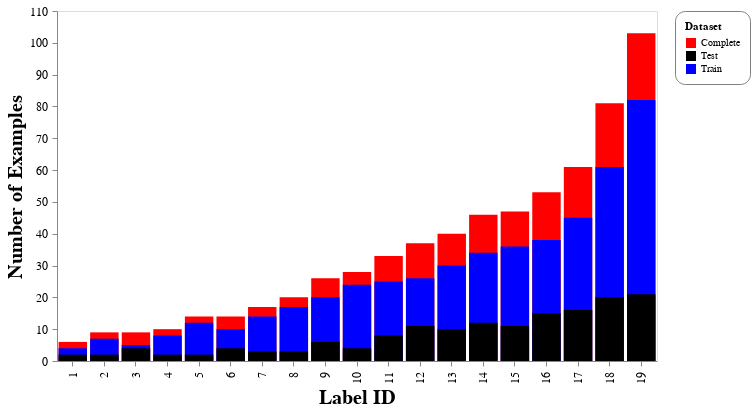

Notebook code for this chart:
### Code cell
chart

### Figure 1 — Vega-Lite specification as saved in the notebook (floating-point values rounded to 4 significant figures)
{"data": {"name": "data-bd348644eb6f464d5a8b3ae22101e5f2"}, "mark": {"type": "bar", "color": "grey"}, "config": {"axis": {"labelFontSize": 12, "labelLimit": 500, "labelPadding": 5, "titleFontSize": 20}, "axisY": {"grid": false}, "header": {"labelFontSize": 15, "titleFontSize": 20}, "legend": {"cornerRadius": 10, "fillColor": "white", "padding": 10, "strokeColor": "gray"}}, "encoding": {"color": {"type": "nominal", "field": "Dataset", "scale": {"range": ["red", "black", "blue"]}}, "x": {"type": "ordinal", "field": "Label", "sort": "ascending", "title": "Label ID"}, "y": {"type": "quantitative", "field": "Sum", "stack": null, "title": "Number of Examples"}}, "height": 350, "resolve": {"scale": {"x": "independent"}}, "width": 600, "$schema": "https://vega.github.io/schema/vega-lite/v4.8.1.json", "datasets": {"data-bd348644eb6f464d5a8b3ae22101e5f2": [{"Label": 1, "Dataset": "Complete", "Sum": 6}, {"Label": 2, "Dataset": "Complete", "Sum": 9}, {"Label": 3, "Dataset": "Complete", "Sum": 9}, {"Label": 4, "Dataset": "Complete", "Sum": 10}, {"Label": 5, "Dataset": "Complete", "Sum": 14}, {"Label": 6, "Dataset": "Complete", "Sum": 14}, {"Label": 7, "Dataset": "Complete", "Sum": 17}, {"Label": 8, "Dataset": "Complete", "Sum": 20}, {"Label": 9, "Dataset": "Complete", "Sum": 26}, {"Label": 10, "Dataset": "Complete", "Sum": 28}, {"Label": 11, "Dataset": "Complete", "Sum": 33}, {"Label": 12, "Dataset": "Complete", "Sum": 37}, {"Label": 13, "Dataset": "Complete", "Sum": 40}, {"Label": 14, "Dataset": "Complete", "Sum": 46}, {"Label": 15, "Dataset": "Complete", "Sum": 47}, {"Label": 16, "Dataset": "Complete", "Sum": 53}, {"Label": 17, "Dataset": "Complete", "Sum": 61}, {"Label": 18, "Dataset": "Complete", "Sum": 81}, {"Label": 19, "Dataset": "Complete", "Sum": 103}, {"Label": 1, "Dataset": "Train", "Sum": 4}, {"Label": 2, "Dataset": "Train", "Sum": 7}, {"Label": 3, "Dataset": "Train", "Sum": 5}, {"Label": 4, "Dataset": "Train", "Sum": 8}, {"Label": 5, "Dataset": "Train", "Sum": 12}, {"Label": 6, "Dataset": "Train", "Sum": 10}, {"Label": 7, "Dataset": "Train", "Sum": 14}, {"Label": 8, "Dataset": "Train", "Sum": 17}, {"Label": 9, "Dataset": "Train", "Sum": 20}, {"Label": 10, "Dataset": "Train", "Sum": 24}, {"Label": 11, "Dataset": "Train", "Sum": 25}, {"Label": 12, "Dataset": "Train", "Sum": 26}, {"Label": 13, "Dataset": "Train", "Sum": 30}, {"Label": 14, "Dataset": "Train", "Sum": 34}, {"Label": 15, "Dataset": "Train", "Sum": 36}, {"Label": 16, "Dataset": "Train", "Sum": 38}, {"Label": 17, "Dataset": "Train", "Sum": 45}, {"Label": 18, "Dataset": "Train", "Sum": 61}, {"Label": 19, "Dataset": "Train", "Sum": 82}, {"Label": 1, "Dataset": "Test", "Sum": 2}, {"Label": 2, "Dataset": "Test", "Sum": 2}, {"Label": 3, "Dataset": "Test", "Sum": 4}, {"Label": 4, "Dataset": "Test", "Sum": 2}, {"Label": 5, "Dataset": "Test", "Sum": 2}, {"Label": 6, "Dataset": "Test", "Sum": 4}, {"Label": 7, "Dataset": "Test", "Sum": 3}, {"Label": 8, "Dataset": "Test", "Sum": 3}, {"Label": 9, "Dataset": "Test", "Sum": 6}, {"Label": 10, "Dataset": "Test", "Sum": 4}, {"Label": 11, "Dataset": "Test", "Sum": 8}, {"Label": 12, "Dataset": "Test", "Sum": 11}, {"Label": 13, "Dataset": "Test", "Sum": 10}, {"Label": 14, "Dataset": "Test", "Sum": 12}, {"Label": 15, "Dataset": "Test", "Sum": 11}, {"Label": 16, "Dataset": "Test", "Sum": 15}, {"Label": 17, "Dataset": "Test", "Sum": 16}, {"Label": 18, "Dataset": "Test", "Sum": 20}, {"Label": 19, "Dataset": "Test", "Sum": 21}]}}
